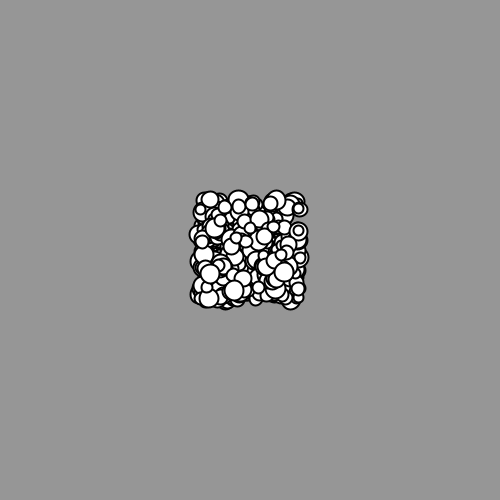
Frame 1 (no input)
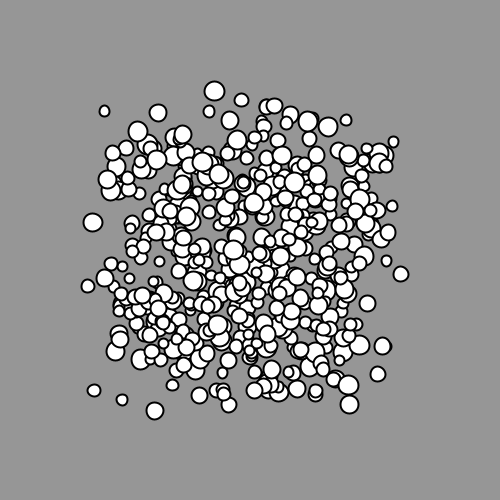
Frame 60 (the mouse pressed at the canvas centre just before this capture)
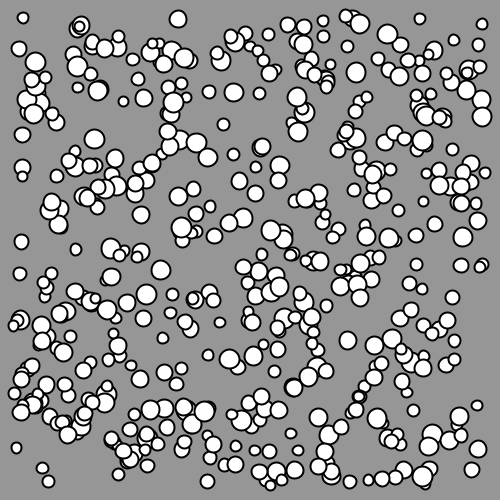
Frame 120 (the mouse held since frame 60 and released just before this capture)

The Processing sketch that drew these frames (run headless with seeded random() and noise(); from frame 60 on, the mouse is pressed at the canvas centre):

// Processing sketch: processing_153773
// ── processing_153773.pde

int num=500;
Particle[] parts = new Particle[num];

void setup() {
  size(500, 500);
  for (int i=0; i<num; i++) {
    parts[i] = new Particle();
  }
}

void draw() {
  background(150);
  for (int i=0; i<num; i++) {
    parts[i].run();
  }

}

class Particle {

  PVector location, velocity, acceleration;
  float sz;

  Particle() {
    location = new PVector(random(200,width-200), random(200,height-200));
    velocity = new PVector(random(-2,2),random(-2,2));
    acceleration = new PVector(0,0);
    sz = random(10, 20);
  }
  
  void run() {
    update();
    display();
  }

  void update() {
    velocity.add(acceleration);
    location.add(velocity);

    checkEdges();
  }

  void display() {
    fill(255);
    stroke(0);
    strokeWeight(2);
    ellipse(location.x, location.y, sz, sz);
  }

  void checkEdges() {
    float edge=sz/2+10;
    if (location.x<edge || location.x>width-edge) velocity.x *=-1;
    if (location.y<edge || location.y>height-edge) velocity.y *=-1;
  }
}
